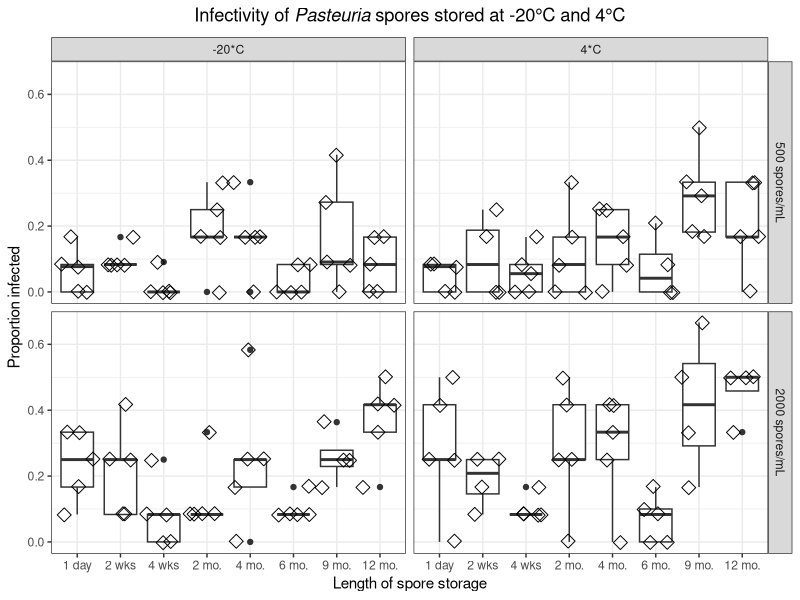
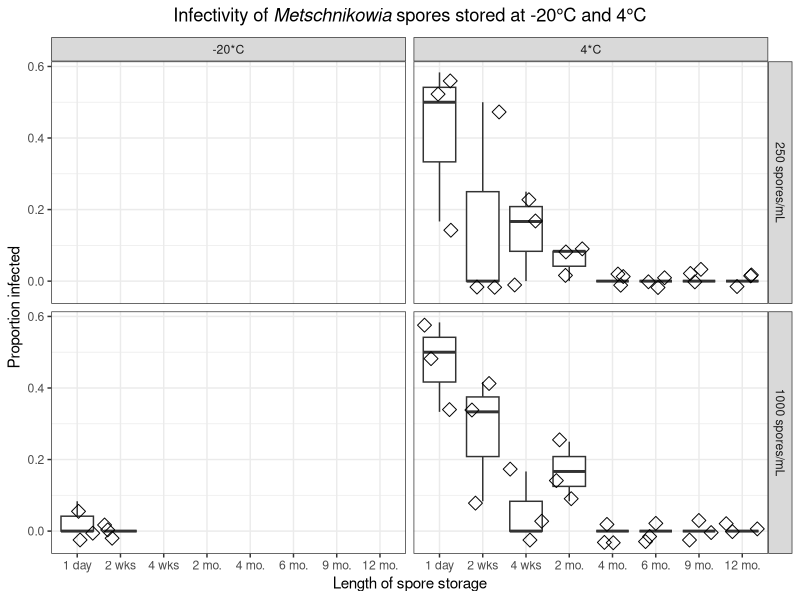
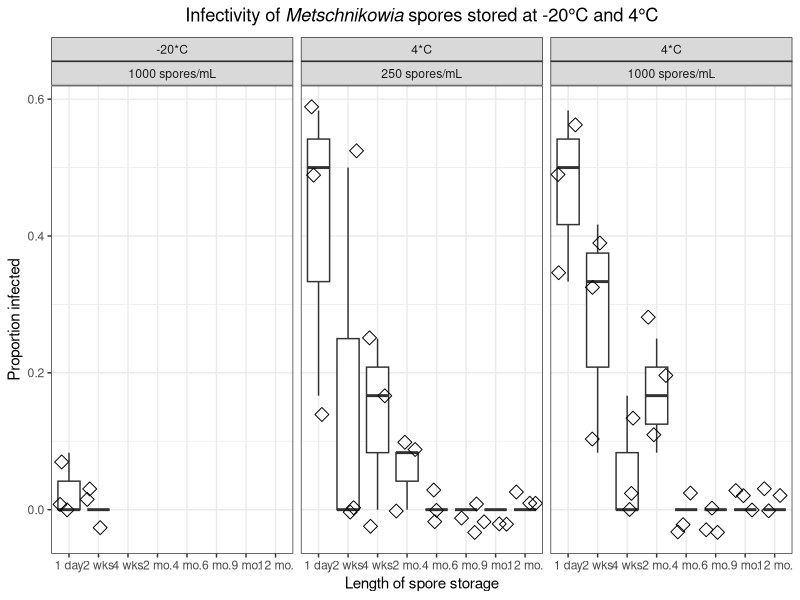
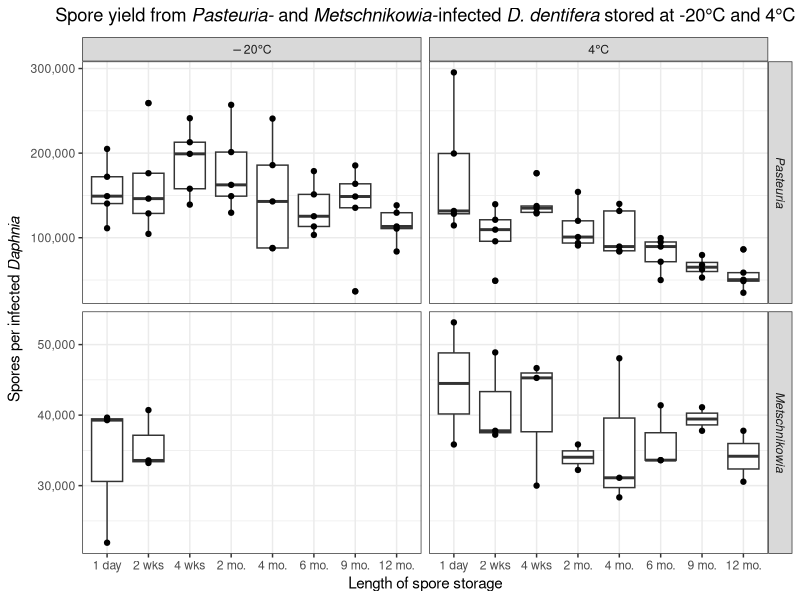

Recreate these plots in R, in order.
## ---- chunk 1
knitr::opts_chunk$set(echo = TRUE)
## ---- chunk 2
library(tidyverse)
library(cowplot)
## ---- chunk 3
sporedata <- read.csv("SporeStorage.csv")
colnames(sporedata)

sporedata$reptube <- substr(sporedata$Rep, start = 1, stop = 1)
sporedata$repbeaker <- substr(sporedata$Rep, start = 2, stop = 2)

sporedata$propinf <- sporedata$Infected/sporedata$Total.checked

#NOTE: excluding the one Pasteuria tube that had an oddly low spore count with no explanation noted in lab notebook about how Katie got enough spores to do the exposures
sporedata <- sporedata %>%
  subset(sporedata$Possible.problem < 1)

summarydata <- sporedata %>%
  group_by(Storage.length,Parasite,Dose,Fridge.or.freezer,reptube) %>%
  summarise(sumchecked = sum(Total.checked), suminfected = sum(Infected))

summarydata$propinf <- summarydata$suminfected/summarydata$sumchecked

## ---- chunk 4
summarydata$Storage.length <- plyr::mapvalues(summarydata$Storage.length, from = c("1 day","2 weeks","4 weeks","2 months","4 months","6 months","9 months","1 year"), to = c("1 day","2 wks", "4 wks","2 mo.","4 mo.","6 mo.","9 mo.","12 mo."))

summarydata$Storage.length <- factor(summarydata$Storage.length, 
                                            c("1 day","2 wks", "4 wks","2 mo.","4 mo.","6 mo.","9 mo.","12 mo."))

summarydata$Parasite <- str_replace(summarydata$Parasite,"Metsch","Metschnikowia")

summarydata$Dose <- as.factor(summarydata$Dose)

summarydata$storagetemp <- plyr::mapvalues(summarydata$Fridge.or.freezer, from = c("Fridge","Freezer"), to = c("4*C", "-20*C"))
## ---- chunk 5
summarydata$Dose <- plyr::mapvalues(summarydata$Dose, from = c("500","2000"), to = c("500 spores/mL", "2000 spores/mL"))

pastplottitle <- expression(paste("Infectivity of"~italic("Pasteuria "),"spores stored at -20°C and 4°C"))

pastplotplusboxplot <- summarydata %>%
  filter(Parasite=="Pasteuria") %>%
  ggplot(aes(x=Storage.length,y=propinf)) +
  geom_boxplot() +
  geom_point(shape=5,size=3,position=position_jitter()) +
  theme_bw()  + facet_grid(Dose~storagetemp) +
  ggtitle(pastplottitle) +
  theme(plot.title = element_text(hjust = 0.5)) +
  xlab("Length of spore storage") +
  ylab("Proportion infected") +
  theme(legend.position="none")

pastplotplusboxplot
save_plot("pastplotplusboxplot.jpg", pastplotplusboxplot, base_width = 8, base_height = 6)
## ---- chunk 6
summarydata$Dose <- plyr::mapvalues(summarydata$Dose, from = c("250","1000"), to = c("250 spores/mL", "1000 spores/mL"))

metschplottitle <- expression(paste("Infectivity of"~italic("Metschnikowia "),"spores stored at -20°C and 4°C"))

metschplotplusboxplot <- summarydata %>%
  filter(Parasite=="Metschnikowia") %>%
  ggplot(aes(x=Storage.length,y=propinf)) +
  geom_boxplot() +
  geom_point(shape=5,size=3,position=position_jitter()) +
  theme_bw()  + facet_grid(Dose~storagetemp) +
  ggtitle(metschplottitle) +
  theme(plot.title = element_text(hjust = 0.5)) +
  xlab("Length of spore storage") +
  ylab("Proportion infected") +
  theme(legend.position="none")

metschplotplusboxplot
save_plot("metschplotplusboxplot.jpg", metschplotplusboxplot, base_width = 8, base_height = 6)

metschplotplusboxplotwrap <- summarydata %>%
  filter(Parasite=="Metschnikowia") %>%
  ggplot(aes(x=Storage.length,y=propinf)) +
  geom_boxplot() +
  geom_point(shape=5,size=3,position=position_jitter()) +
  theme_bw()  + facet_wrap(storagetemp~Dose) +
  ggtitle(metschplottitle) +
  theme(plot.title = element_text(hjust = 0.5)) +
  xlab("Length of spore storage") +
  ylab("Proportion infected") +
  theme(legend.position="none")

metschplotplusboxplotwrap
save_plot("metschplotplusboxplotwrap.jpg", metschplotplusboxplotwrap, base_width = 10, base_height = 3)

## ---- chunk 7
summarydata$lengthdays <- plyr::mapvalues(summarydata$Storage.length, from = c("1 day","2 wks", "4 wks","2 mo.","4 mo.","6 mo.","9 mo.","12 mo."), to = c("1", "14", "28",  "78", "120", "189", "273", "358"))
#str(summarydata)

summarydata$lengthdays <- as.numeric(as.character(summarydata$lengthdays))

#str(summarydata)

summarydata$sumuninfected <- (summarydata$sumchecked - summarydata$suminfected)

metschfridgedata <- summarydata %>%
  subset(Parasite == "Metschnikowia" & Fridge.or.freezer == "Fridge")

# resource for this approach: http://www.simonqueenborough.info/R/stats-basic/glm.html
metschfridgedatay <- cbind(metschfridgedata$suminfected, metschfridgedata$sumuninfected)

metschfridgemodel1<- glm(metschfridgedatay~metschfridgedata$Dose*metschfridgedata$lengthdays,family = binomial)

summary(metschfridgemodel1)

pastdata <- summarydata %>%
  subset(Parasite == "Pasteuria")

pastdatay <- cbind(pastdata$suminfected, pastdata$sumuninfected)

pastmodel1<- glm(pastdatay~pastdata$storagetemp*pastdata$lengthdays*pastdata$Dose,family = binomial)

summary(pastmodel1)
## ---- chunk 8
past500fridgedata <- pastdata %>%
  subset(Dose == "500 spores/mL" & Fridge.or.freezer == "Fridge")

past500fridgedatay <- cbind(past500fridgedata$suminfected, past500fridgedata$sumuninfected)

past500fridgemodel1<- glm(past500fridgedatay~past500fridgedata$lengthdays,family = binomial)

summary(past500fridgemodel1)

past2000fridgedata <- pastdata %>%
  subset(Dose == "2000 spores/mL" & Fridge.or.freezer == "Fridge")

past2000fridgedatay <- cbind(past2000fridgedata$suminfected, past2000fridgedata$sumuninfected)

past2000fridgemodel1<- glm(past2000fridgedatay~past2000fridgedata$lengthdays,family = binomial)

summary(past2000fridgemodel1)

past500freezerdata <- pastdata %>%
  subset(Dose == "500 spores/mL"& Fridge.or.freezer == "Freezer")

past500freezerdatay <- cbind(past500freezerdata$suminfected, past500freezerdata$sumuninfected)

past500freezermodel1<- glm(past500freezerdatay~past500freezerdata$lengthdays,family = binomial)

summary(past500freezermodel1)

past2000freezerdata <- pastdata %>%
  subset(Dose == "2000 spores/mL" & Fridge.or.freezer == "Freezer")

past2000freezerdatay <- cbind(past2000freezerdata$suminfected, past2000freezerdata$sumuninfected)

past2000freezermodel1<- glm(past2000freezerdatay~past2000freezerdata$lengthdays,family = binomial)

summary(past2000freezermodel1)
## ---- chunk 9
sporecountdata <- read.csv("SporeStorageSporeCounts.csv")
sporecountdata <- subset(sporecountdata, Exclude < 1)

sporecountdata$Fridge.or.freezer <- ifelse(sporecountdata$Storage.Temp == 4,"Fridge","Freezer")

sporecountdata$Storage.Length <- factor(sporecountdata$Storage.Length, 
                                            c("1 day","2 wks", "4 wks","2 mo.","4 mo.","6 mo.","9 mo.","12 mo."))

sporecountdata$lengthdays <- plyr::mapvalues(sporecountdata$Storage.Length, from = c("1 day","2 wks", "4 wks","2 mo.","4 mo.","6 mo.","9 mo.","12 mo."), to = c("1", "14", "28",  "78", "120", "189", "273", "358"))

sporecountdata$lengthdays <- as.numeric(as.character(sporecountdata$lengthdays))


metschfridgesporedata <- sporecountdata %>%
  subset(sporecountdata$Parasite == "Metsch" & sporecountdata$Fridge.or.freezer == "Fridge")

metschfridgesporedata$lnSporesperDaphnia <- log(metschfridgesporedata$Spores.per.Daphnia)
metschfridgesporemodel1 <- lm(lnSporesperDaphnia~lengthdays,data=metschfridgesporedata)
summary(metschfridgesporemodel1)
## ---- chunk 10
pastsporedata <- sporecountdata %>%
  subset(sporecountdata$Parasite == "Pasteuria")

pastsporedata$lnSporesperDaphnia <- log(pastsporedata$Spores.per.Daphnia)
pastsporemodel1<- glm(lnSporesperDaphnia~lengthdays*Fridge.or.freezer,family = gaussian,data=pastsporedata)

summary(pastsporemodel1)

#Now looking to see if the decline is significant even in the freezer:
pastfreezersporedata <- pastsporedata %>%
  subset(pastsporedata$Fridge.or.freezer == "Freezer")

pastfreezersporemodel1<- glm(lnSporesperDaphnia~lengthdays,family = gaussian,data=pastfreezersporedata)

summary(pastfreezersporemodel1)
## ---- chunk 11
sporecountdata$Parasite <- plyr::mapvalues(sporecountdata$Parasite, from = c("Pasteuria","Metsch"), to = c("italic('Pasteuria')","italic('Metschnikowia')"))

sporecountdata$Storage.Temp <- plyr::mapvalues(sporecountdata$Storage.Temp, from = c("4","-20"), to = c("4*degree*C","-20*degree*C"))

sporecountdata$Spores.per.Daphnia.div <- sporecountdata$Spores.per.Daphnia/1000

sporecountdata$Parasite <- factor(sporecountdata$Parasite,
                                  c("italic('Pasteuria')","italic('Metschnikowia')"))

sporeplottitle <- expression(paste("Spore yield from"~italic("Pasteuria- "),"and"~italic("Metschnikowia-"),"infected"~italic("D. dentifera "),"stored at -20°C and 4°C"))

point <- scales::format_format(big.mark = ",", scientific = FALSE)

sporecountboxplot <- sporecountdata %>%
  ggplot(aes(x=Storage.Length,y=Spores.per.Daphnia)) +
  geom_boxplot() +
  geom_point() +
  theme_bw()  + facet_grid(Parasite~Storage.Temp, scales="free_y",labeller=label_parsed) +
  ggtitle(sporeplottitle) +
  theme(plot.title = element_text(hjust = 0.5)) +
  scale_y_continuous(labels = point) +
#  scale_y_continuous(labels=scales::scientific) +
  xlab("Length of spore storage") +
  ylab(expression(paste("Spores per infected"~italic("Daphnia ")))) 

sporecountboxplot

save_plot("sporecountboxplot.jpg", sporecountboxplot, base_width = 9, base_height = 4)
